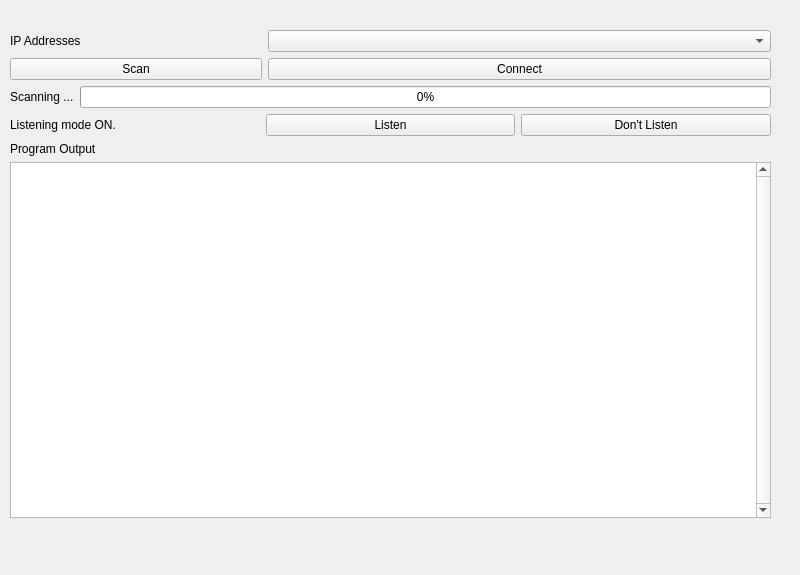
<?xml version="1.0" encoding="UTF-8"?>
<ui version="4.0">
 <class>Connect</class>
 <widget class="QWidget" name="Connect">
  <property name="geometry">
   <rect>
    <x>0</x>
    <y>0</y>
    <width>800</width>
    <height>575</height>
   </rect>
  </property>
  <property name="minimumSize">
   <size>
    <width>800</width>
    <height>575</height>
   </size>
  </property>
  <property name="maximumSize">
   <size>
    <width>800</width>
    <height>575</height>
   </size>
  </property>
  <property name="windowTitle">
   <string>Form</string>
  </property>
  <widget class="QWidget" name="layoutWidget">
   <property name="geometry">
    <rect>
     <x>10</x>
     <y>30</y>
     <width>771</width>
     <height>521</height>
    </rect>
   </property>
   <layout class="QGridLayout" name="gridLayout_4">
    <property name="rightMargin">
     <number>10</number>
    </property>
    <property name="bottomMargin">
     <number>8</number>
    </property>
    <item row="3" column="0">
     <layout class="QGridLayout" name="gridLayout_3">
      <property name="bottomMargin">
       <number>25</number>
      </property>
      <item row="4" column="0">
       <widget class="QLabel" name="lblOutput">
        <property name="text">
         <string>Program Output</string>
        </property>
       </widget>
      </item>
      <item row="6" column="0">
       <widget class="QListWidget" name="lstOutput">
        <property name="verticalScrollBarPolicy">
         <enum>Qt::ScrollBarPolicy::ScrollBarAlwaysOn</enum>
        </property>
       </widget>
      </item>
     </layout>
    </item>
    <item row="1" column="0">
     <layout class="QGridLayout" name="gridLayout_2">
      <item row="0" column="0">
       <widget class="QLabel" name="lblScan">
        <property name="text">
         <string>Scanning ...</string>
        </property>
       </widget>
      </item>
      <item row="0" column="1">
       <widget class="QProgressBar" name="progressBar">
        <property name="value">
         <number>0</number>
        </property>
       </widget>
      </item>
     </layout>
    </item>
    <item row="0" column="0">
     <layout class="QGridLayout" name="gridLayout">
      <item row="0" column="1" colspan="2">
       <widget class="QComboBox" name="cmbIpAdd"/>
      </item>
      <item row="0" column="0">
       <widget class="QLabel" name="lblIpAdd">
        <property name="text">
         <string>IP Addresses</string>
        </property>
       </widget>
      </item>
      <item row="1" column="0">
       <widget class="QPushButton" name="btnScan">
        <property name="text">
         <string>Scan</string>
        </property>
       </widget>
      </item>
      <item row="1" column="1" colspan="2">
       <widget class="QPushButton" name="btnConnect">
        <property name="text">
         <string>Connect</string>
        </property>
       </widget>
      </item>
     </layout>
    </item>
    <item row="2" column="0">
     <layout class="QGridLayout" name="gridLayout_5">
      <item row="0" column="2">
       <widget class="QPushButton" name="btnDontListen">
        <property name="text">
         <string>Don't Listen</string>
        </property>
       </widget>
      </item>
      <item row="0" column="0">
       <widget class="QLabel" name="lblListening">
        <property name="text">
         <string>Listening mode ON.</string>
        </property>
       </widget>
      </item>
      <item row="0" column="1">
       <widget class="QPushButton" name="btnListen">
        <property name="text">
         <string>Listen</string>
        </property>
       </widget>
      </item>
     </layout>
    </item>
   </layout>
  </widget>
 </widget>
 <resources/>
 <connections/>
</ui>
